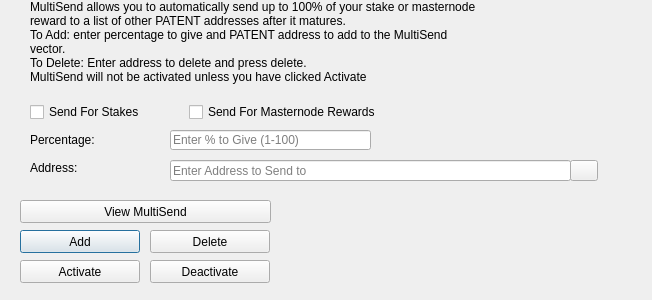
<?xml version="1.0" encoding="UTF-8"?>
<ui version="4.0">
 <class>MultiSendDialog</class>
 <widget class="QDialog" name="MultiSendDialog">
  <property name="windowModality">
   <enum>Qt::NonModal</enum>
  </property>
  <property name="geometry">
   <rect>
    <x>0</x>
    <y>0</y>
    <width>652</width>
    <height>300</height>
   </rect>
  </property>
  <property name="windowTitle">
   <string>MultiSend</string>
  </property>
  <widget class="QLineEdit" name="multiSendPercentEdit">
   <property name="geometry">
    <rect>
     <x>170</x>
     <y>130</y>
     <width>201</width>
     <height>20</height>
    </rect>
   </property>
   <property name="toolTip">
    <string>Enter whole numbers 1 - 100</string>
   </property>
   <property name="placeholderText">
    <string>Enter % to Give (1-100)</string>
   </property>
  </widget>
  <widget class="QLineEdit" name="multiSendAddressEdit">
   <property name="geometry">
    <rect>
     <x>170</x>
     <y>160</y>
     <width>401</width>
     <height>21</height>
    </rect>
   </property>
   <property name="toolTip">
    <string/>
   </property>
   <property name="placeholderText">
    <string>Enter Address to Send to</string>
   </property>
  </widget>
  <widget class="QLabel" name="label_2">
   <property name="geometry">
    <rect>
     <x>30</x>
     <y>0</y>
     <width>451</width>
     <height>121</height>
    </rect>
   </property>
   <property name="lineWidth">
    <number>1</number>
   </property>
   <property name="text">
    <string>MultiSend allows you to automatically send up to 100% of your stake or masternode reward to a list of other PATENT addresses after it matures.
To Add: enter percentage to give and PATENT address to add to the MultiSend vector.
To Delete: Enter address to delete and press delete.
MultiSend will not be activated unless you have clicked Activate</string>
   </property>
   <property name="alignment">
    <set>Qt::AlignLeading|Qt::AlignLeft|Qt::AlignTop</set>
   </property>
   <property name="wordWrap">
    <bool>true</bool>
   </property>
  </widget>
  <widget class="QLabel" name="message">
   <property name="geometry">
    <rect>
     <x>290</x>
     <y>200</y>
     <width>351</width>
     <height>91</height>
    </rect>
   </property>
   <property name="text">
    <string/>
   </property>
  </widget>
  <widget class="QPushButton" name="addButton">
   <property name="geometry">
    <rect>
     <x>20</x>
     <y>230</y>
     <width>120</width>
     <height>23</height>
    </rect>
   </property>
   <property name="toolTip">
    <string/>
   </property>
   <property name="statusTip">
    <string>Add to MultiSend Vector</string>
   </property>
   <property name="text">
    <string>Add</string>
   </property>
  </widget>
  <widget class="QPushButton" name="disableButton">
   <property name="geometry">
    <rect>
     <x>150</x>
     <y>260</y>
     <width>120</width>
     <height>23</height>
    </rect>
   </property>
   <property name="statusTip">
    <string>Deactivate MultiSend</string>
   </property>
   <property name="text">
    <string>Deactivate</string>
   </property>
  </widget>
  <widget class="QPushButton" name="addressBookButton">
   <property name="geometry">
    <rect>
     <x>570</x>
     <y>160</y>
     <width>28</width>
     <height>21</height>
    </rect>
   </property>
   <property name="toolTip">
    <string>Choose an address from the address book</string>
   </property>
   <property name="text">
    <string/>
   </property>
   <property name="icon">
    <iconset resource="../patent.qrc">
     <normaloff>:/icons/address-book</normaloff>:/icons/address-book</iconset>
   </property>
   <property name="shortcut">
    <string>Alt+A</string>
   </property>
   <property name="autoDefault">
    <bool>false</bool>
   </property>
  </widget>
  <widget class="QLabel" name="label">
   <property name="geometry">
    <rect>
     <x>30</x>
     <y>130</y>
     <width>121</width>
     <height>20</height>
    </rect>
   </property>
   <property name="toolTip">
    <string>Percentage of stake to send</string>
   </property>
   <property name="text">
    <string>Percentage:</string>
   </property>
  </widget>
  <widget class="QLabel" name="label_5">
   <property name="geometry">
    <rect>
     <x>30</x>
     <y>160</y>
     <width>111</width>
     <height>16</height>
    </rect>
   </property>
   <property name="toolTip">
    <string>Address to send portion of stake to</string>
   </property>
   <property name="text">
    <string>Address:</string>
   </property>
  </widget>
  <widget class="QPushButton" name="deleteButton">
   <property name="geometry">
    <rect>
     <x>150</x>
     <y>230</y>
     <width>120</width>
     <height>23</height>
    </rect>
   </property>
   <property name="toolTip">
    <string/>
   </property>
   <property name="statusTip">
    <string>Delete Address From MultiSend Vector</string>
   </property>
   <property name="text">
    <string>Delete</string>
   </property>
  </widget>
  <widget class="QPushButton" name="activateButton">
   <property name="geometry">
    <rect>
     <x>20</x>
     <y>260</y>
     <width>120</width>
     <height>23</height>
    </rect>
   </property>
   <property name="statusTip">
    <string>Activate MultiSend</string>
   </property>
   <property name="text">
    <string>Activate</string>
   </property>
  </widget>
  <widget class="QPushButton" name="viewButton">
   <property name="geometry">
    <rect>
     <x>20</x>
     <y>200</y>
     <width>251</width>
     <height>23</height>
    </rect>
   </property>
   <property name="toolTip">
    <string/>
   </property>
   <property name="statusTip">
    <string>View MultiSend Vector</string>
   </property>
   <property name="text">
    <string>View MultiSend</string>
   </property>
  </widget>
  <widget class="QWidget" name="horizontalLayoutWidget">
   <property name="geometry">
    <rect>
     <x>30</x>
     <y>100</y>
     <width>351</width>
     <height>24</height>
    </rect>
   </property>
   <layout class="QHBoxLayout" name="horizontalLayout">
    <item>
     <widget class="QCheckBox" name="multiSendStakeCheckBox">
      <property name="text">
       <string>Send For Stakes</string>
      </property>
     </widget>
    </item>
    <item>
     <widget class="QCheckBox" name="multiSendMasternodeCheckBox">
      <property name="text">
       <string>Send For Masternode Rewards</string>
      </property>
     </widget>
    </item>
   </layout>
  </widget>
 </widget>
 <resources>
  <include location="../patent.qrc"/>
 </resources>
 <connections/>
</ui>
